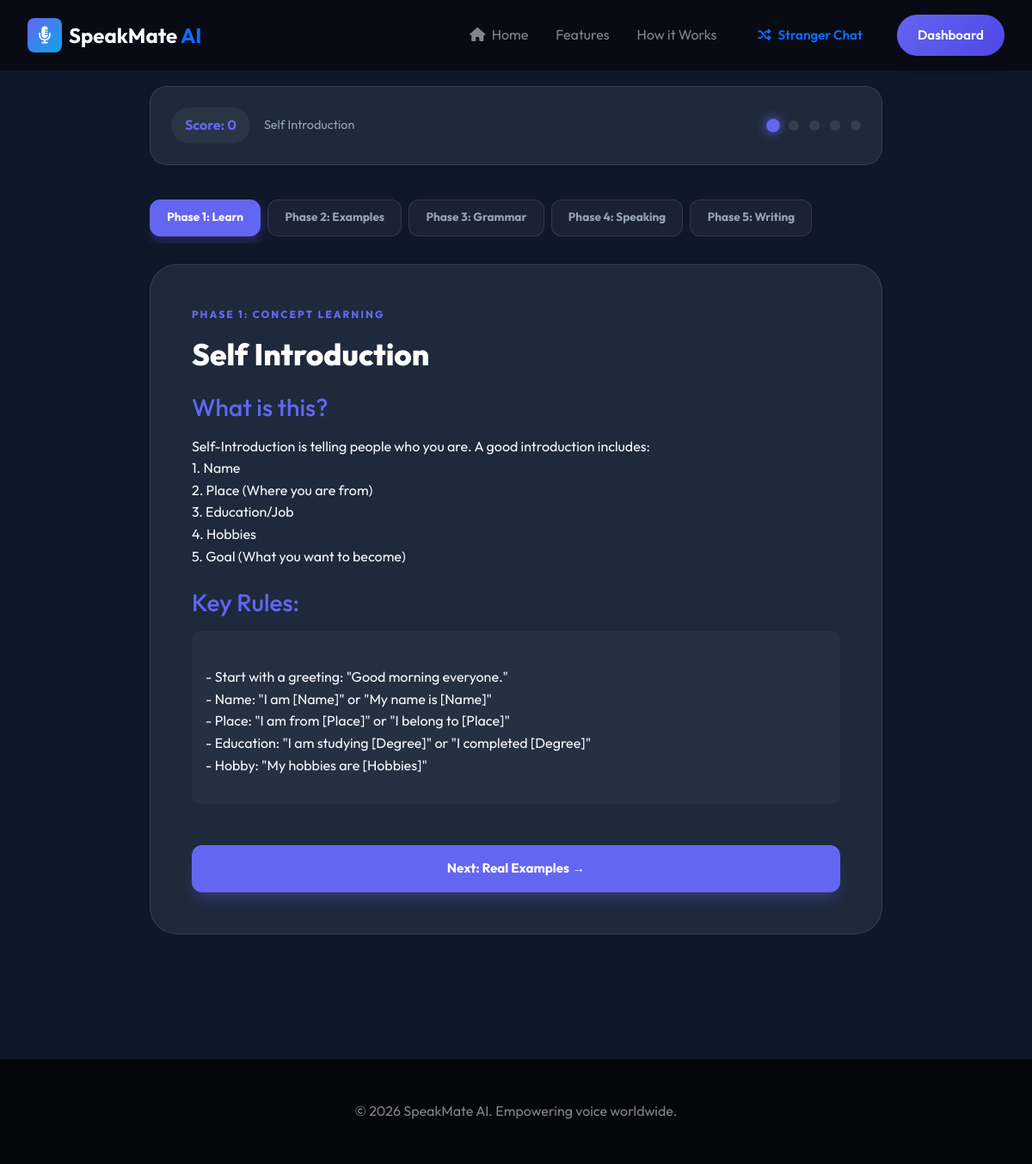
/roadmap/concept/self-introduction/ (signed in), run on the app's committed database.
### roadmap/models.py (models this page shows, shortened)
class Concept(models.Model):
    level = models.ForeignKey(Level, on_delete=models.CASCADE, related_name='concepts')
    name = models.CharField(max_length=100)
    slug = models.SlugField(unique=True)
    content = models.TextField(help_text="Detailed explanation of the concept")
    formula = models.CharField(max_length=200, blank=True, null=True, help_text="Grammar Formula (e.g. S+V+O)")
    grammar_rules = models.TextField(blank=True, null=True, help_text="Key rules for this concept")
    examples = models.JSONField(default=list, help_text="[{'en': '...', 'te': '...', 'explanation': '...'}]")
    common_mistakes = models.JSONField(default=list, help_text="[{'wrong': '...', 'right': '...', 'why': '...'}]")
    video_url = models.URLField(blank=True, null=True)
    practice_url = models.CharField(max_length=200, blank=True, null=True)

### roadmap/views.py (the view)
# urls.py: path('concept/<slug:slug>/', views.concept_detail, name='concept_detail'),
@login_required
def concept_detail(request, slug):
    concept = get_object_or_404(Concept, slug=slug)
    exercises = concept.exercises.all()
    progress, created = UserConceptProgress.objects.get_or_create(
        user=request.user, concept=concept
    )
    content_html = md.markdown(
        concept.content,
        extensions=['fenced_code', 'tables', 'nl2br']
    )
    return render(request, 'roadmap/detail.html', {
        'concept': concept,
        'exercises': exercises,
        'progress': progress,
        'content_html': content_html,
    })

### templates/roadmap/detail.html (shortened to what this page needs)
{% extends 'base.html' %}
{% load static %}
{% block content %}
<div class="interactive-lesson">
    <div class="progress-hub">
        <div style="display:flex; align-items:center; gap: 1rem;">
            <div class="score-pill" style="background: rgba(255,255,255,0.05); padding: 0.5rem 1rem; border-radius: 100px; font-weight: 700; color: var(--primary);">
                Score: <span id="current-score">0</span>
            </div>
            <span style="color:var(--text-muted); font-size:0.9rem;">{{ concept.name }}</span>
        </div>
        <div class="step-dots">
            <div class="dot active" data-step="1" onclick="nextStep(1)"></div>
            <div class="dot" data-step="2" onclick="nextStep(2)"></div>
            <div class="dot" data-step="3" onclick="nextStep(3)"></div>
            <div class="dot" data-step="4" onclick="nextStep(4)"></div>
            <div class="dot" data-step="5" onclick="nextStep(5)"></div>
        </div>
    </div>
    <div class="phase-nav">
        <div class="phase-tab active" data-phase="1" onclick="nextStep(1)">Phase 1: Learn</div>
        <div class="phase-tab" data-phase="2" onclick="nextStep(2)">Phase 2: Examples</div>
        <div class="phase-tab" data-phase="3" onclick="nextStep(3)">Phase 3: Grammar</div>
        <div class="phase-tab" data-phase="4" onclick="nextStep(4)">Phase 4: Speaking</div>
        <div class="phase-tab" data-phase="5" onclick="nextStep(5)">Phase 5: Writing</div>
    </div>
    <div id="lesson-container">
        <div class="lesson-card" id="step-1">
            <span class="section-label">Phase 1: Concept Learning</span>
            <h1 class="lesson-title">{{ concept.name }}</h1>
            <div class="concept-content">
                <h3 style="color:var(--primary); margin-bottom:1rem;">What is this?</h3>
                <div>{{ content_html|safe }}</div>
                {% if concept.grammar_rules %}
                <h3 style="color:var(--primary); margin:1.5rem 0 1rem 0;">Key Rules:</h3>
                <div style="background:rgba(255,255,255,0.03); padding:1rem; border-radius:10px;">
                    {{ concept.grammar_rules|linebreaks }}
                </div>
                {% endif %}
            </div>
            <button class="btn btn-primary" onclick="nextStep(2)" style="margin-top: 3rem; width: 100%; padding:1rem; background:var(--primary); color:white; border:none; border-radius:12px; cursor:pointer; font-weight:700;">Next: Real Examples &rarr;</button>
        </div>
    </div>
</div>
{% endblock %}

### static/css/style.css (style rules this page uses)
:root { --primary: #6366f1; --primary-dark: #4f46e5; --primary-light: #818cf8; --secondary: #0ea5e9; --accent: #f43f5e; --bg-dark: #0f172a; --bg-card: #1e293b; --text-main: #f8fafc; --text-muted: #94a3b8; --glass-bg: rgba(255, 255, 255, 0.05); --glass-border: rgba(255, 255, 255, 0.1); --transition: all 0.3s cubic-bezier(0.4, 0, 0.2, 1); }
* { margin: 0; padding: 0; box-sizing: border-box; }
body { font-family: 'Outfit', sans-serif; background-color: var(--bg-dark); color: var(--text-main); line-height: 1.6; overflow-x: hidden; }
.btn { padding: 0.8rem 1.8rem; border-radius: 12px; font-weight: 600; cursor: pointer; display: inline-block; border: none; font-size: 0.95rem; }
.btn-primary { background: linear-gradient(135deg, var(--primary), var(--primary-dark)); color: white; box-shadow: 0 10px 15px -3px rgba(99, 102, 241, 0.3); }

### templates/roadmap/detail.html (style rules this page uses)
:root { --accent-glow: rgba(99, 102, 241, 0.4); --success-glow: rgba(16, 185, 129, 0.4); --danger-glow: rgba(239, 68, 68, 0.4); }
.interactive-lesson { max-width: 900px; margin: 0 auto; padding: 100px 1.5rem 6rem; }
.progress-hub { background: var(--bg-card); border-radius: 20px; padding: 1.5rem; margin-bottom: 2.5rem; border: 1px solid var(--glass-border); display: flex; justify-content: space-between; align-items: center; backdrop-filter: blur(10px); }
.step-dots { display: flex; gap: 0.75rem; }
.dot { width: 12px; height: 12px; border-radius: 50%; background: rgba(255,255,255,0.1); transition: all 0.3s; cursor: pointer; }
.dot.active { background: var(--primary); box-shadow: 0 0 10px var(--primary); transform: scale(1.3); }
.lesson-card { background: var(--bg-card); border-radius: 32px; border: 1px solid var(--glass-border); padding: 3rem; min-height: 400px; position: relative; overflow: hidden; animation: slideUp 0.6s cubic-bezier(0.16, 1, 0.3, 1); }
.section-label { font-size: 0.75rem; font-weight: 800; text-transform: uppercase; letter-spacing: 2px; color: var(--primary); margin-bottom: 1rem; display: block; }
.lesson-title { font-size: 2.2rem; font-weight: 800; margin-bottom: 1.5rem; color: #fff; }
.phase-nav { display: flex; gap: 0.5rem; margin-bottom: 1.5rem; overflow-x: auto; padding-bottom: 0.5rem; scrollbar-width: none; }
.phase-tab { padding: 0.6rem 1.2rem; background: rgba(255,255,255,0.05); border: 1px solid var(--glass-border); border-radius: 12px; color: var(--text-muted); font-size: 0.85rem; font-weight: 700; white-space: nowrap; cursor: pointer; transition: all 0.3s; }
.phase-tab.active { background: var(--primary); color: #fff; border-color: var(--primary); box-shadow: 0 5px 15px rgba(99, 102, 241, 0.3); }

### data on the page
Concept: name "Self Introduction", grammar_rules "- Start with a greeting: \"Good morning everyone.\" - Name: \"I am [Name]\" or \"My name is [Name]\" - Place: \"I am from [Place]\" or \"I belong to [Place]\" - Education: \"I am studying [Degree]\" or \"I completed [Degree]\" - Hobby: \"My hobbies are [Hobbies]\""

### other printed values
{{ content_html|safe }} "Self-Introduction is telling people who you are. A good introduction includes: 1. Name 2. Place (Where you are from) 3. Education/Job 4. Hobbies 5. Goal (What you want to become)"
